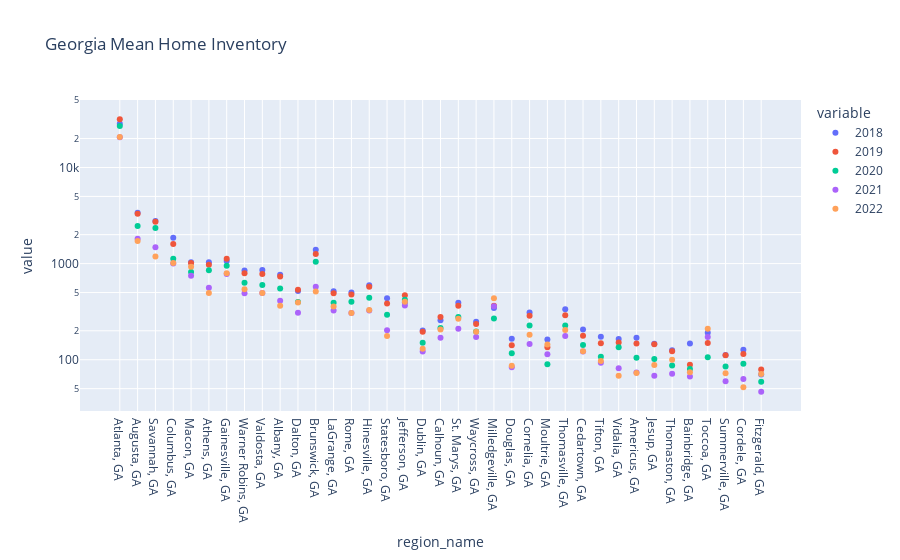

Notebook code cell kept with this figure:
### Code cell
px.scatter(final_merge, x='region_name', y=['2018', '2019', '2020', '2021', '2022'], log_y=True, title='Georgia Mean Home Inventory', template='plotly')

### Figure 1 — Plotly figure (JSON) as saved in the notebook; plotly's stock layout.template omitted (floating-point values rounded to 4 significant figures)
{"data": [{"hovertemplate": "variable=2018<br>region_name=%{x}<br>value=%{y}<extra></extra>", "legendgroup": "2018", "marker": {"color": "#636efa", "symbol": "circle"}, "mode": "markers", "name": "2018", "orientation": "v", "showlegend": true, "type": "scatter", "x": ["Atlanta, GA", "Augusta, GA", "Savannah, GA", "Columbus, GA", "Macon, GA", "Athens, GA", "Gainesville, GA", "Warner Robins, GA", "Valdosta, GA", "Albany, GA", "Dalton, GA", "Brunswick, GA", "LaGrange, GA", "Rome, GA", "Hinesville, GA", "Statesboro, GA", "Jefferson, GA", "Dublin, GA", "Calhoun, GA", "St. Marys, GA", "Waycross, GA", "Milledgeville, GA", "Douglas, GA", "Cornelia, GA", "Moultrie, GA", "Thomasville, GA", "Cedartown, GA", "Tifton, GA", "Vidalia, GA", "Americus, GA", "Jesup, GA", "Thomaston, GA", "Bainbridge, GA", "Toccoa, GA", "Summerville, GA", "Cordele, GA", "Fitzgerald, GA"], "xaxis": "x", "y": [28440.0, 3381.0, 2775.0, 1863.0, 1035.0, 1031.0, 1066.0, 848.2, 859.6, 766.7, 518.6, 1396.0, 514.3, 500.2, 595.9, 435.5, 394.7, 200.9, 256.9, 391.1, 248.9, 345.7, 165.2, 310.5, 162.3, 334.9, 206.3, 173, 164.2, 169.8, 147, 125.8, 147.7, 191.1, 112.1, 126.8, 70.25], "yaxis": "y"}, {"hovertemplate": "variable=2019<br>region_name=%{x}<br>value=%{y}<extra></extra>", "legendgroup": "2019", "marker": {"color": "#EF553B", "symbol": "circle"}, "mode": "markers", "name": "2019", "orientation": "v", "showlegend": true, "type": "scatter", "x": ["Atlanta, GA", "Augusta, GA", "Savannah, GA", "Columbus, GA", "Macon, GA", "Athens, GA", "Gainesville, GA", "Warner Robins, GA", "Valdosta, GA", "Albany, GA", "Dalton, GA", "Brunswick, GA", "LaGrange, GA", "Rome, GA", "Hinesville, GA", "Statesboro, GA", "Jefferson, GA", "Dublin, GA", "Calhoun, GA", "St. Marys, GA", "Waycross, GA", "Milledgeville, GA", "Douglas, GA", "Cornelia, GA", "Moultrie, GA", "Thomasville, GA", "Cedartown, GA", "Tifton, GA", "Vidalia, GA", "Americus, GA", "Jesup, GA", "Thomaston, GA", "Bainbridge, GA", "Toccoa, GA", "Summerville, GA", "Cordele, GA", "Fitzgerald, GA"], "xaxis": "x", "y": [31717, 3303.0, 2723.0, 1597.0, 1013.0, 974.7, 1125.0, 794.4, 780.5, 733.5, 533.9, 1261.0, 490.7, 476.8, 573.9, 383.8, 469.8, 195.6, 278.8, 364.9, 234.7, 363.8, 141.8, 286.8, 134.9, 289.4, 177.8, 148.8, 150.7, 147.8, 144.9, 122.5, 88.92, 149.6, 111.4, 114.4, 79.08], "yaxis": "y"}, {"hovertemplate": "variable=2020<br>region_name=%{x}<br>value=%{y}<extra></extra>", "legendgroup": "2020", "marker": {"color": "#00cc96", "symbol": "circle"}, "mode": "markers", "name": "2020", "orientation": "v", "showlegend": true, "type": "scatter", "x": ["Atlanta, GA", "Augusta, GA", "Savannah, GA", "Columbus, GA", "Macon, GA", "Athens, GA", "Gainesville, GA", "Warner Robins, GA", "Valdosta, GA", "Albany, GA", "Dalton, GA", "Brunswick, GA", "LaGrange, GA", "Rome, GA", "Hinesville, GA", "Statesboro, GA", "Jefferson, GA", "Dublin, GA", "Calhoun, GA", "St. Marys, GA", "Waycross, GA", "Milledgeville, GA", "Douglas, GA", "Cornelia, GA", "Moultrie, GA", "Thomasville, GA", "Cedartown, GA", "Tifton, GA", "Vidalia, GA", "Americus, GA", "Jesup, GA", "Thomaston, GA", "Bainbridge, GA", "Toccoa, GA", "Summerville, GA", "Cordele, GA", "Fitzgerald, GA"], "xaxis": "x", "y": [27000.0, 2459.0, 2344, 1123.0, 817.3, 855, 952.7, 633.4, 598.1, 552.1, 399.2, 1047.0, 390.8, 401.5, 442.5, 293.2, 420.5, 150, 213.8, 279, 197.1, 268.7, 117, 226.8, 89.67, 227.4, 142.4, 107.6, 134.8, 104.8, 101.9, 86.92, 80, 106.3, 84.83, 90.67, 59.08], "yaxis": "y"}, {"hovertemplate": "variable=2021<br>region_name=%{x}<br>value=%{y}<extra></extra>", "legendgroup": "2021", "marker": {"color": "#ab63fa", "symbol": "circle"}, "mode": "markers", "name": "2021", "orientation": "v", "showlegend": true, "type": "scatter", "x": ["Atlanta, GA", "Augusta, GA", "Savannah, GA", "Columbus, GA", "Macon, GA", "Athens, GA", "Gainesville, GA", "Warner Robins, GA", "Valdosta, GA", "Albany, GA", "Dalton, GA", "Brunswick, GA", "LaGrange, GA", "Rome, GA", "Hinesville, GA", "Statesboro, GA", "Jefferson, GA", "Dublin, GA", "Calhoun, GA", "St. Marys, GA", "Waycross, GA", "Milledgeville, GA", "Douglas, GA", "Cornelia, GA", "Moultrie, GA", "Thomasville, GA", "Cedartown, GA", "Tifton, GA", "Vidalia, GA", "Americus, GA", "Jesup, GA", "Thomaston, GA", "Bainbridge, GA", "Toccoa, GA", "Summerville, GA", "Cordele, GA", "Fitzgerald, GA"], "xaxis": "x", "y": [20580.0, 1814.0, 1483.0, 1002.0, 746, 559.8, 779, 492.2, 494.2, 410.9, 307.8, 573.4, 326, 305.6, 325.2, 202.1, 366.8, 121.7, 169.2, 210.6, 172, 360.1, 83.33, 145.9, 114, 177, 121.6, 93.25, 81.75, 73.67, 68.33, 71.42, 66.83, 172.1, 59.75, 63.08, 46.5], "yaxis": "y"}, {"hovertemplate": "variable=2022<br>region_name=%{x}<br>value=%{y}<extra></extra>", "legendgroup": "2022", "marker": {"color": "#FFA15A", "symbol": "circle"}, "mode": "markers", "name": "2022", "orientation": "v", "showlegend": true, "type": "scatter", "x": ["Atlanta, GA", "Augusta, GA", "Savannah, GA", "Columbus, GA", "Macon, GA", "Athens, GA", "Gainesville, GA", "Warner Robins, GA", "Valdosta, GA", "Albany, GA", "Dalton, GA", "Brunswick, GA", "LaGrange, GA", "Rome, GA", "Hinesville, GA", "Statesboro, GA", "Jefferson, GA", "Dublin, GA", "Calhoun, GA", "St. Marys, GA", "Waycross, GA", "Milledgeville, GA", "Douglas, GA", "Cornelia, GA", "Moultrie, GA", "Thomasville, GA", "Cedartown, GA", "Tifton, GA", "Vidalia, GA", "Americus, GA", "Jesup, GA", "Thomaston, GA", "Bainbridge, GA", "Toccoa, GA", "Summerville, GA", "Cordele, GA", "Fitzgerald, GA"], "xaxis": "x", "y": [20700.0, 1715.0, 1186.0, 1015.0, 927.8, 495.6, 795.9, 542.7, 494.9, 364.9, 393.7, 512.5, 357.5, 306, 328.5, 176.8, 401.7, 130.1, 206.1, 267.1, 195.7, 437.3, 86.67, 181.6, 144.2, 204.2, 122.2, 96.92, 68.25, 72.75, 88.08, 100.2, 74.17, 210.4, 72.42, 51.67, 71], "yaxis": "y"}], "layout": {"legend": {"title": {"text": "variable"}, "tracegroupgap": 0}, "title": {"text": "Georgia Mean Home Inventory"}, "xaxis": {"anchor": "y", "domain": [0, 1], "title": {"text": "region_name"}}, "yaxis": {"anchor": "x", "domain": [0, 1], "title": {"text": "value"}, "type": "log"}}}
